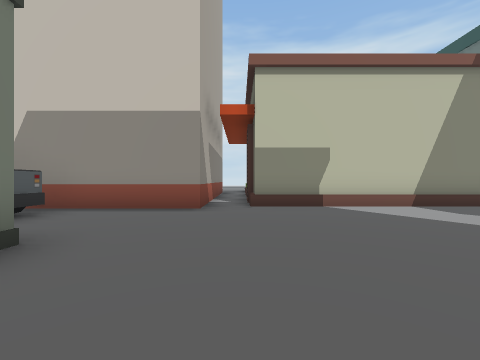
[1] (above)

14 first-person views from a walk through a 3-D level made in the Unity game engine. The camera is 1.2 m above the floor, looks level and sees 90° across. The floor is counted in squares, 2 m on a side. Each view is taken from the middle of a square. On the plan, view 1 faces up. The plan holds only what a view shows up to about 9 squares ahead; the rest is blank. The place goes on beyond the plan. The player character is not drawn. Some animated figures are not drawn.

[2]
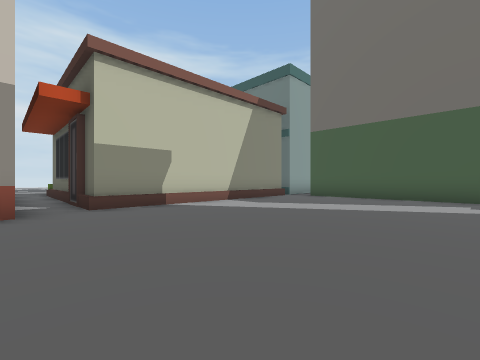

[3]
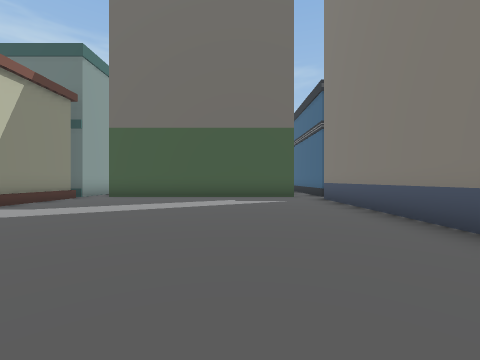

[4]
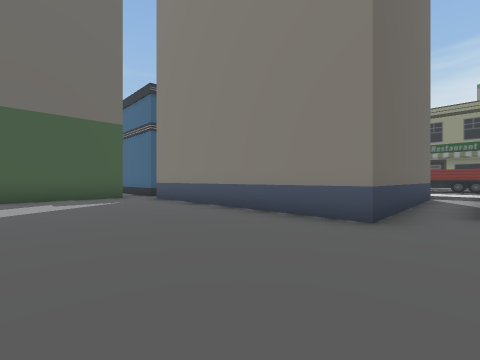

[5]
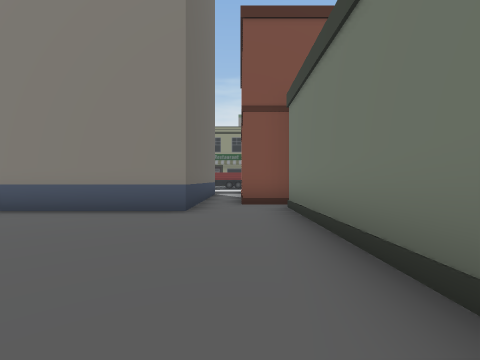

[6]
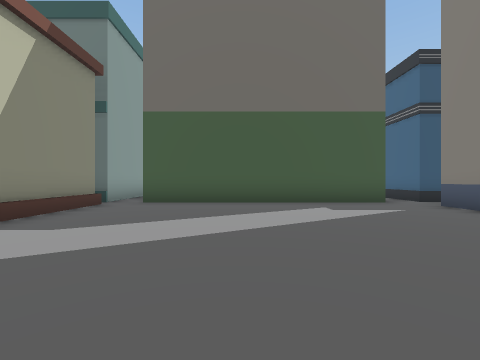

[7]
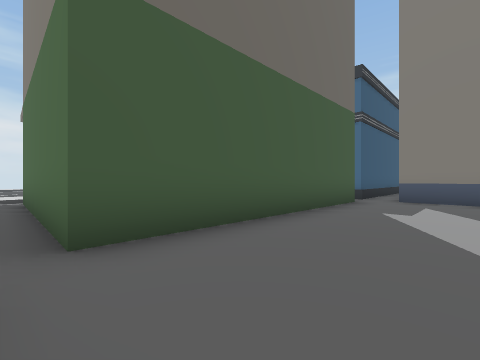

[8]
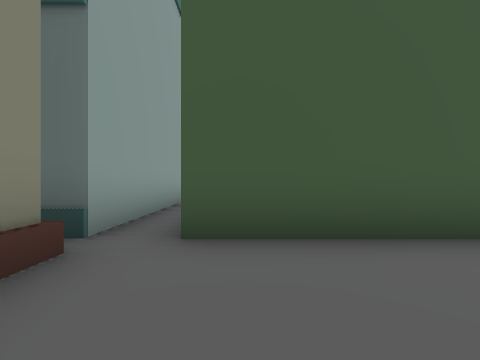

[9]
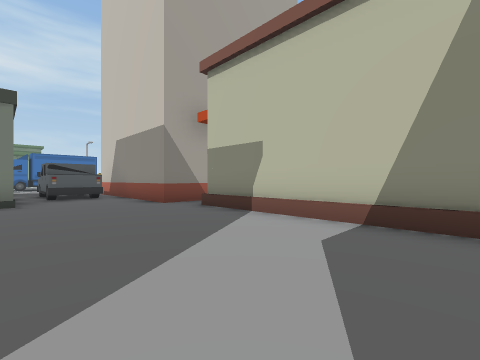

[10]
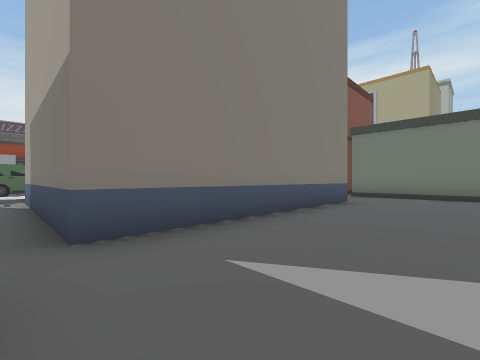

[11]
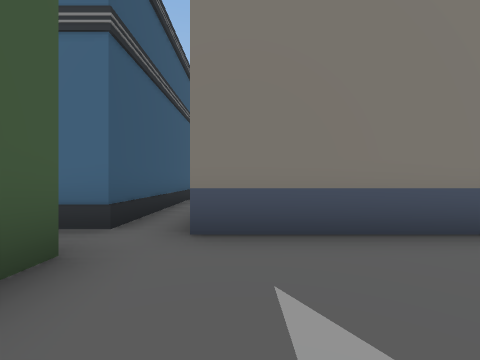

[12]
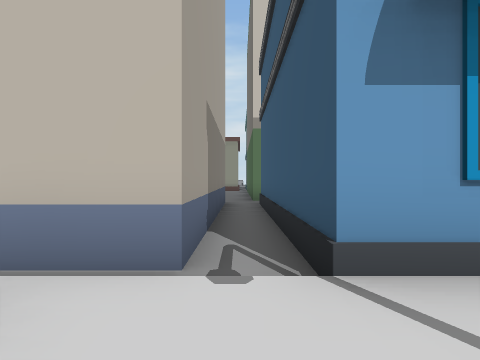

[13]
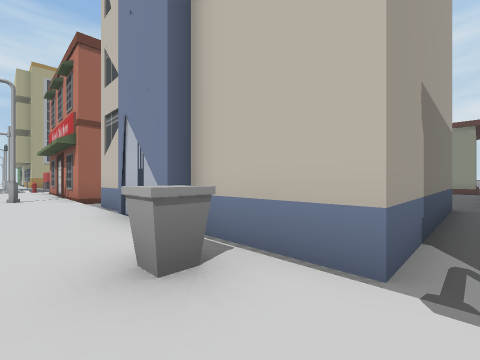

[14]
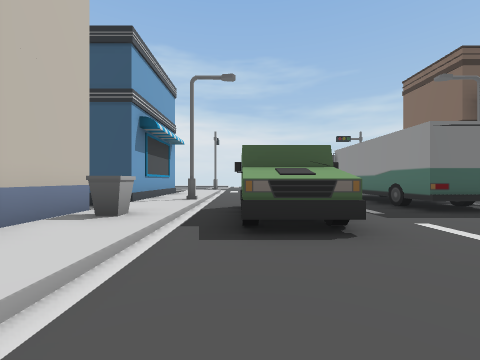

### Floor plan
Key: @ floor where view 1 was taken; # wall or solid block; x gap in a wall; . main floor; : floor 0.25 m higher than the main floor; / step, stairs or slope; ^ raised ledge; B building; S streetlight; O other object.
Columns run from 6 left of view 1 to 11 right of it. Each row starts with its distance up from view 1.
  9      B.B     B
  8      B.B     BB
  7      B.B     BB
  6      B.BBBBBBBBBBB
  5  BBBBB............
  4   O...........BBBB
  3 OOO...........B
  2     #.........B
  1     #.........B
  0     #.@.......B
 -1     #.........B
 -2     #.........B
 -3     #.BBBBBBB.x^
 -4     ##B     B.#
 -5      #B     B.#
 -6      #B     B.#
 -7      #B     B.#
 -8   ####BBBBBBB.####
 -9  ::::::::::O:::::
-10  ///S/////////S///
-11         ...OOO....
-12          ..OO
-13           ...
-14            ....
-15             .OOOOO
-16              OO
-17               S

Positions as (right, up) in squares from view 1, and headings:
1: (0, 0), facing up
2: (-1, 0), facing up-right
3: (-1, 0), facing right
4: (-1, 1), facing down-right
5: (-1, 2), facing down
6: (1, 2), facing right
7: (5, 5), facing down-right
8: (5, 4), facing right
9: (5, 2), facing up-left
10: (7, 0), facing down-left
11: (6, 0), facing down
12: (7, -10), facing up
13: (7, -10), facing up-left
14: (2, -11), facing right
